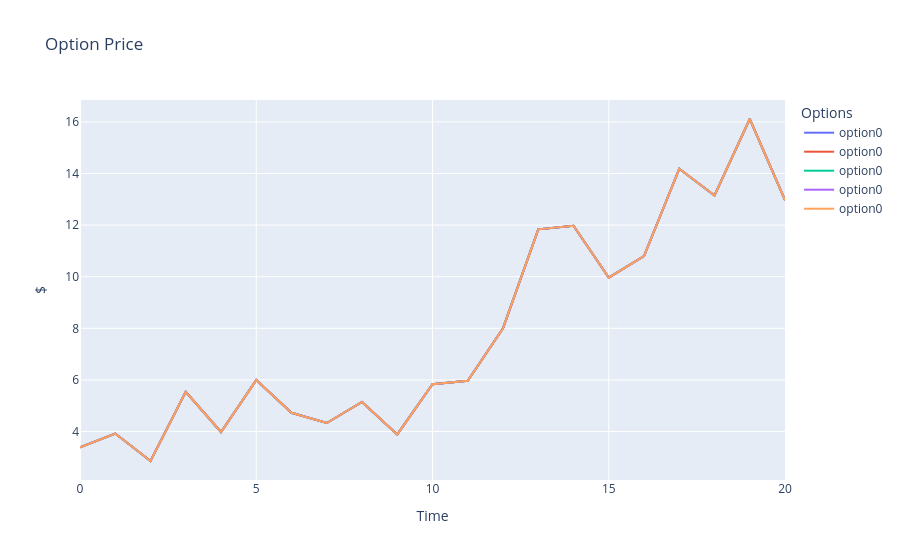

Write notebook code for a chart like this one.
### Code cell
fig = go.Figure()

# Add traces for each column
for column in option_prices.columns[values]:
    fig.add_trace(go.Scatter(x=option_prices.index, y=option_prices[column], mode='lines', name=f"option{column}"))

# Update layout
fig.update_layout(
    title='Option Price',
    xaxis_title='Time',
    yaxis_title='$',
    template='plotly',
    legend=dict(title='Options'),
)

# Show the plot
fig.show()

### Figure 1 — Plotly figure (JSON) as saved in the notebook; plotly's stock layout.template omitted (floating-point values rounded to 4 significant figures)
{"data": [{"mode": "lines", "name": "option0", "type": "scatter", "x": [0, 1, 2, 3, 4, 5, 6, 7, 8, 9, 10, 11, 12, 13, 14, 15, 16, 17, 18, 19, 20], "y": [3.384, 3.922, 2.859, 5.54, 3.982, 5.994, 4.726, 4.332, 5.146, 3.889, 5.836, 5.968, 8.005, 11.83, 11.98, 9.964, 10.8, 14.18, 13.15, 16.11, 12.97]}, {"mode": "lines", "name": "option0", "type": "scatter", "x": [0, 1, 2, 3, 4, 5, 6, 7, 8, 9, 10, 11, 12, 13, 14, 15, 16, 17, 18, 19, 20], "y": [3.384, 3.922, 2.859, 5.54, 3.982, 5.994, 4.726, 4.332, 5.146, 3.889, 5.836, 5.968, 8.005, 11.83, 11.98, 9.964, 10.8, 14.18, 13.15, 16.11, 12.97]}, {"mode": "lines", "name": "option0", "type": "scatter", "x": [0, 1, 2, 3, 4, 5, 6, 7, 8, 9, 10, 11, 12, 13, 14, 15, 16, 17, 18, 19, 20], "y": [3.384, 3.922, 2.859, 5.54, 3.982, 5.994, 4.726, 4.332, 5.146, 3.889, 5.836, 5.968, 8.005, 11.83, 11.98, 9.964, 10.8, 14.18, 13.15, 16.11, 12.97]}, {"mode": "lines", "name": "option0", "type": "scatter", "x": [0, 1, 2, 3, 4, 5, 6, 7, 8, 9, 10, 11, 12, 13, 14, 15, 16, 17, 18, 19, 20], "y": [3.384, 3.922, 2.859, 5.54, 3.982, 5.994, 4.726, 4.332, 5.146, 3.889, 5.836, 5.968, 8.005, 11.83, 11.98, 9.964, 10.8, 14.18, 13.15, 16.11, 12.97]}, {"mode": "lines", "name": "option0", "type": "scatter", "x": [0, 1, 2, 3, 4, 5, 6, 7, 8, 9, 10, 11, 12, 13, 14, 15, 16, 17, 18, 19, 20], "y": [3.384, 3.922, 2.859, 5.54, 3.982, 5.994, 4.726, 4.332, 5.146, 3.889, 5.836, 5.968, 8.005, 11.83, 11.98, 9.964, 10.8, 14.18, 13.15, 16.11, 12.97]}], "layout": {"legend": {"title": {"text": "Options"}}, "title": {"text": "Option Price"}, "xaxis": {"title": {"text": "Time"}}, "yaxis": {"title": {"text": "$"}}}}
